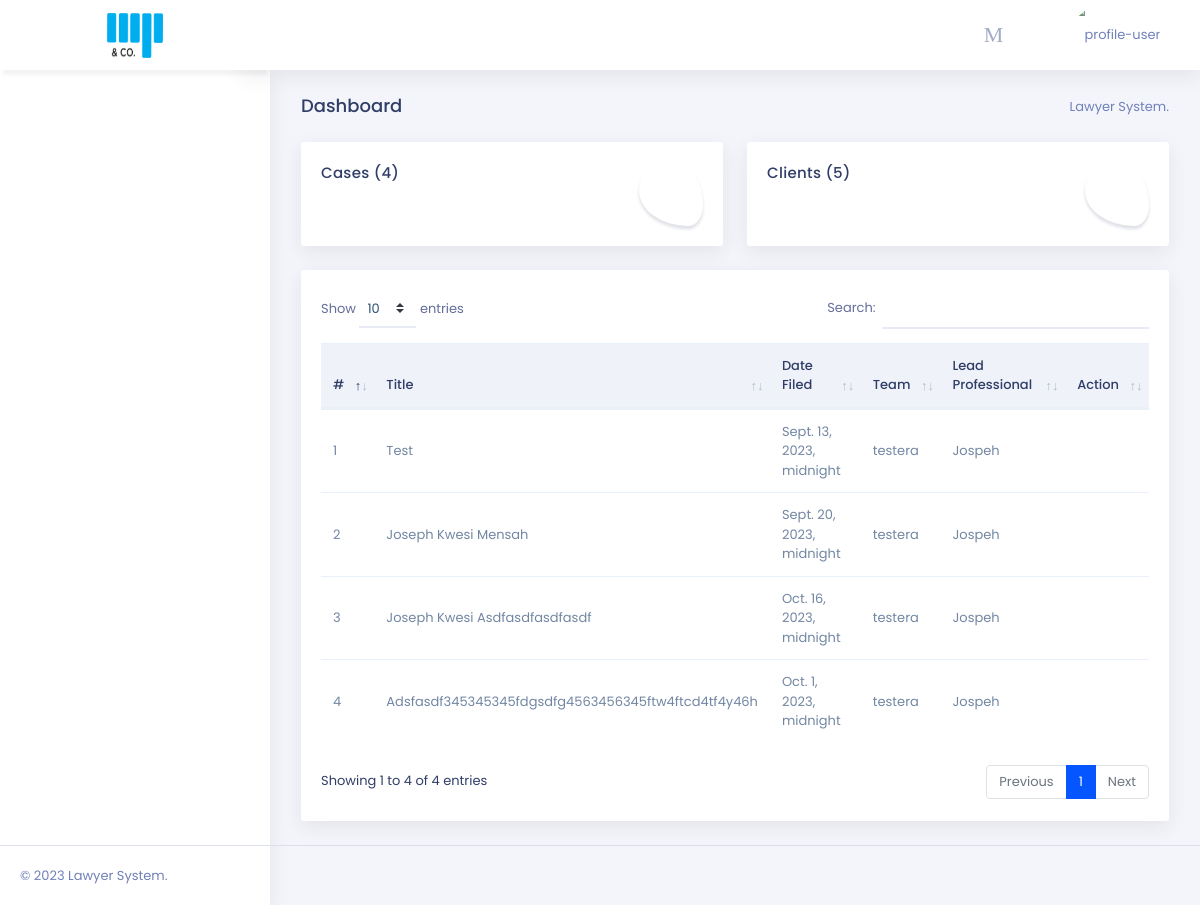
The page /account_dash/ on the database its author committed.
### cases/models.py (models this page shows, shortened)
class Case(models.Model):
    name = models.CharField(max_length=350)
    description = RichTextField(blank=True,null=True)
    category = models.ManyToManyField(Category, blank = True)
    court_number = models.CharField(max_length=250, null=True, blank=True)
    suit_number = models.CharField(max_length=250,null=True,blank=True)
    case_number = models.CharField(max_length=250, null=True, blank=True)
    representative = models.ForeignKey(
        Representative, null=True,blank=True ,on_delete=models.SET_NULL)
    lead_professional=models.ForeignKey('lawyers.Lawyer',related_name='lead_professional' ,null=True,on_delete=models.SET_NULL)
    confidential=models.BooleanField(default=False)
    team=models.ForeignKey('lawyers.Team',null=True, on_delete=models.SET_NULL)
    type=models.ForeignKey(CaseType,null=True, on_delete=models.SET_NULL)
    lawyer = models.ManyToManyField("lawyers.Lawyer", blank=True)
    staff = models.ManyToManyField("lawyers.OtherStaff", blank=True)
    chinese_wall=models.BooleanField(default=False)
    client = models.ManyToManyField('clients.Client')
    date_updated = models.DateTimeField(auto_now=True)
    date_added = models.DateTimeField(auto_now=False)
    date_received = models.DateTimeField(default=now,editable=True)
    court = models.ForeignKey(Court, null=True, on_delete=models.SET_NULL)
    closed = models.BooleanField(default=False)
    archived = models.BooleanField(default=False)
    comments = GenericRelation(Comment)
    added_by = models.ForeignKey("lawyers.user", on_delete=models.CASCADE)
    """Model definition for Case."""
    class Meta:
        verbose_name = 'Case'
        verbose_name_plural = 'Cases'

### lawyers/models.py (models this page shows, shortened)
class Team(models.Model):
    name=models.CharField(max_length=250)
    practice_head=models.ForeignKey(Lawyer,null=True , related_name="practice_head",on_delete=models.SET_NULL)
    team_leader=models.ForeignKey(Lawyer,null=True , related_name="leader",on_delete=models.SET_NULL)
    date_created=models.DateTimeField(auto_now=False,null=True)
    lawyer=models.ManyToManyField(Lawyer)
    support_staff=models.ManyToManyField(OtherStaff)
    description= RichTextField(blank=True,null=True)
    avatar=models.ImageField(null=True,blank=True,upload_to='team_avi/')
    class Meta:
        verbose_name = 'Team'
        verbose_name_plural = 'Teams'
        ordering = ['name']
    def __str__(self):
        return self.name

class Lawyer(models.Model):
    user = models.OneToOneField("User", on_delete=models.CASCADE)
    bar_number = models.IntegerField(unique=True)
    lawyer_status = models.ForeignKey(
        LawyerStatus, null=True, on_delete=models.SET_NULL)
    per_hour_charge = models.FloatField(null=True, blank=True)
    class Meta:
        verbose_name = 'Lawyer'
        verbose_name_plural = 'Lawyers'
        ordering = ['user']
    def __str__(self):
        full_name = "{} {}".format(self.user.first_name, self.user.last_name)
        return full_name

class User(AbstractUser):
    avatar = models.ImageField(
        upload_to="avatars/", null=True, blank=True)
    phone = models.CharField(default="", max_length=50)
    team=models.ForeignKey('lawyers.Team',null=True, on_delete=models.SET_NULL) #added team: 13.04.2021
    is_lawyer = models.BooleanField(default=False)

### firm/views.py (the view)
# urls.py: path("account_dash/",account_dash,name='account_dash'),
def account_dash(request):
    cases=Case.objects.all()
    clients=Client.objects.all()
    print(cases.count())
    print(clients.count())
    context={
        'cases':cases,
        'case_count':cases.count(),
        'client_count':clients.count()
    }
    return render(request,"acc_dash/index.html",context)

### accounts/templatetags/auth_extras.py (called while the page is built)
@register.filter(name='has_group')
def has_group(user, group_name):
    group = Group.objects.get(name=group_name)
    return True if group in user.groups.all() else False

### cases/context_processors.py (called while the page is built)
def get_lawyer(user):
    try:
        qs=Lawyer.objects.get(user=user)
        return qs
    except :
        return None

### templates/acc_dash/index.html (shortened to what this page needs)
{% extends 'base.html' %}
{% load static %}
{% block content %}
<div class="page-content">
<div class="container-fluid">
    <div class="row">
        <div class="col-sm-12">
            <div class="page-title-box">
                <div class="float-right">
                    <ol class="breadcrumb">
                        <li class="breadcrumb-item"><a href="{% url 'account_dash' %}">Lawyer System.</a></li>
                    </ol>
                </div>
                <h4 class="page-title">Dashboard</h4>
            </div>
        </div>
    </div>
    <div class="row justify-content-center">
        <div class="col-md-6">
            <div class="card report-card">
                <div class="card-body">
                    <div class="float-right">
                        <i class="fas fa-folder text-danger report-main-icon"></i>
                    </div>
                    <h4 class="title-text mt-0">Cases ({{case_count}})</h4>
                </div>
            </div>
        </div>
        <div class="col-md-6">
            <div class="card report-card">
                <div class="card-body">
                    <div class="float-right">
                        <i class="fas fa-user text-primary report-main-icon"></i>
                    </div>
                    <h4 class="title-text mt-0">Clients ({{client_count}})</h4>
                </div>
            </div>
        </div>
    </div>
    <div class="row">
        <div class="col-12">
            <div class="card">
                <div class="card-body">
                    <div class="table-responsive">
                        <table id="datatable" class="table">
                            <thead class="thead-light">
                            <tr>
                                <th>#</th>
                                <th>Title</th>
                                <th>Date Filed</th>
                                <th>Team</th>
                                <th>Lead Professional</th>
                                <th class="text-right">Action</th>
                            </tr>
                            </thead>
                            <tbody>
                                {% for case in cases %}
                                <tr>
                                    <td>{{forloop.counter}}</td>
                                    <td>{{case.name|title}}</td>
                                    <td>{{case.date_added}}</td>
                                    <td>{{case.team}}</td>
                                    <td>{{case.lead_professional|title}}</td>
                                    <td class="text-right">
                                        <a href="{% url 'accounts:case_detail_acc' case.pk %}" class="mr-2" ><i class="fas fa-edit text-info font-16"></i></a>
                                         <a href="{% url 'accounts:case_expenses' case.pk %}"><i class="fas fa-wallet text-dark font-16"></i></a>
                                    </td>
                                </tr>
                                {% endfor %}
                            </tbody>
                        </table>
                    </div>
                </div>
            </div>
        </div>
    </div>
</div>
</div>
{% endblock content %}

### static/chat/style.css (style rules this page uses)
body { font-size: 15px; }

### rows shown on the page
Case: name "Test", date_added "Sept. 13, 2023, midnight", team "testera", lead_professional "Jospeh"
Case: name "Joseph Kwesi Mensah", date_added "Sept. 20, 2023, midnight", team "testera", lead_professional "Jospeh"
Case: name "Joseph Kwesi Asdfasdfasdfasdf", date_added "Oct. 16, 2023, midnight", team "testera", lead_professional "Jospeh"
Case: name "Adsfasdf345345345fdgsdfg4563456345ftw4ftcd4tf4y46h", date_added "Oct. 1, 2023, midnight", team "testera", lead_professional "Jospeh"

### other values the page prints
{{ case_count }} "4"
{{ client_count }} "5"
